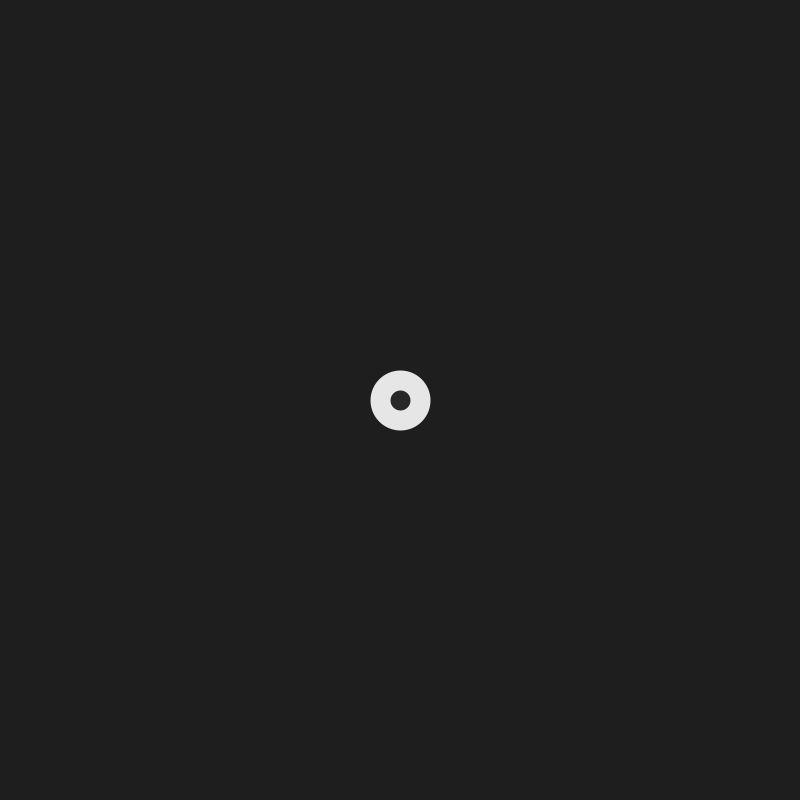
Frame 1 (no input)
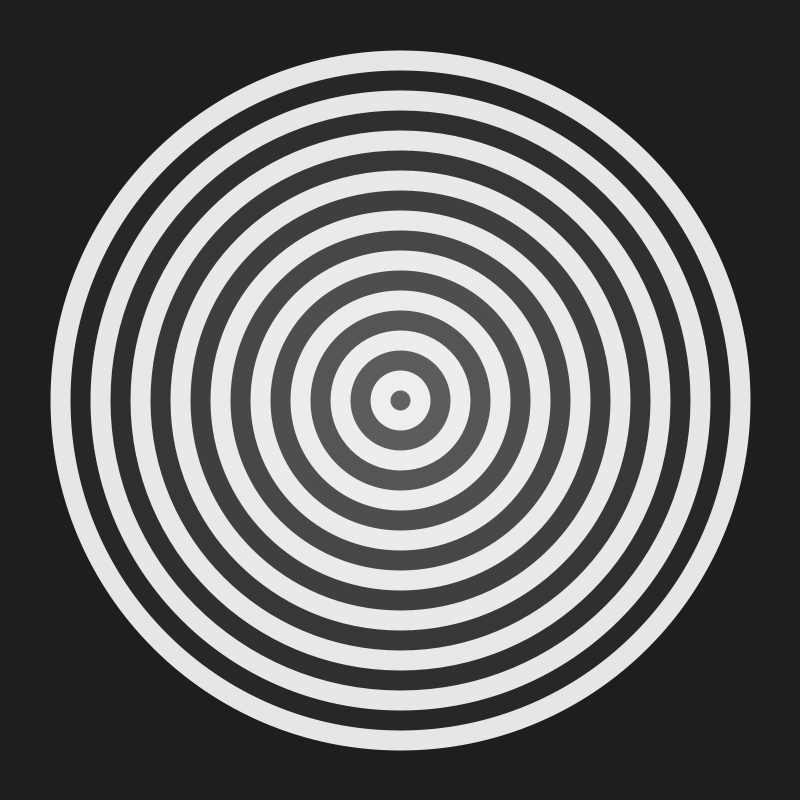
Frame 60 (the mouse pressed at the canvas centre just before this capture)
Frame 120 (the mouse held since frame 60 and released just before this capture): identical to frame 60, image omitted

The Processing sketch that drew these frames (run headless with seeded random() and noise(); from frame 60 on, the mouse is pressed at the canvas centre):

// Processing sketch: ch2_4_2_LeavingTracesv02
// ── ch2_4_2_LeavingTracesv02.pde
// variables		
int diam = 40; 
int diamIncrement = diam*2;
float centX, centY;
float padding = 1.75;

// init			
void setup() {	
  size(800, 800);
  pixelDensity(displayDensity());
  frameRate(30);    
  background(30);
  centX = width/2;
  centY = height/2;
  stroke(230);
  strokeWeight(diam*0.5); 
  fill(255, 10);     
}

// frame loop	
void draw() {	
   if (diam <= centX * padding) { 
    //background(245); 
    ellipse(centX, centY, diam, diam);
    diam += diamIncrement;   
  }
}

// save image on mousePress
void mousePressed(){
  save("export"+"/"+getClass().getSimpleName()+  ".png");
}
